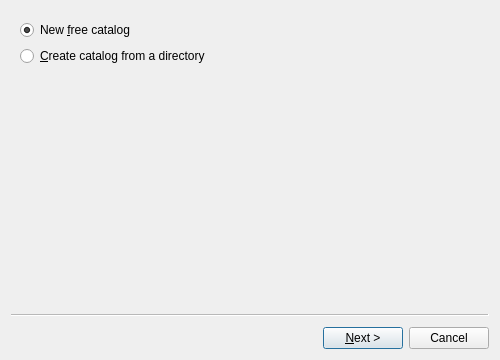
<?xml version="1.0" encoding="UTF-8"?>
<ui version="4.0">
 <class>createCatalogWizard</class>
 <widget class="QWizard" name="createCatalogWizard">
  <property name="geometry">
   <rect>
    <x>0</x>
    <y>0</y>
    <width>500</width>
    <height>360</height>
   </rect>
  </property>
  <property name="windowTitle">
   <string>Create Catalog Wizard</string>
  </property>
  <property name="windowIcon">
   <iconset resource="QtRc.qrc">
    <normaloff>:/image/images/catalog_new.png</normaloff>:/image/images/catalog_new.png</iconset>
  </property>
  <property name="locale">
   <locale language="English" country="UnitedKingdom"/>
  </property>
  <property name="options">
   <set>QWizard::DisabledBackButtonOnLastPage|QWizard::NoBackButtonOnStartPage</set>
  </property>
  <widget class="QWizardPage" name="wizardPage1">
   <layout class="QVBoxLayout" name="verticalLayout">
    <item>
     <widget class="QRadioButton" name="newRadio">
      <property name="text">
       <string>New &amp;free catalog</string>
      </property>
      <property name="checked">
       <bool>true</bool>
      </property>
     </widget>
    </item>
    <item>
     <widget class="QRadioButton" name="fillRadio">
      <property name="text">
       <string>&amp;Create catalog from a directory</string>
      </property>
     </widget>
    </item>
   </layout>
  </widget>
  <widget class="QWizardPage" name="wizardPage2">
   <layout class="QGridLayout" name="gridLayout_2">
    <item row="0" column="0" colspan="2">
     <widget class="QLabel" name="labelName">
      <property name="text">
       <string>N&amp;ame</string>
      </property>
      <property name="buddy">
       <cstring>lineName</cstring>
      </property>
     </widget>
    </item>
    <item row="0" column="2">
     <widget class="QLineEdit" name="lineName"/>
    </item>
    <item row="1" column="0" colspan="2">
     <widget class="QLabel" name="labelTags">
      <property name="text">
       <string>Ta&amp;gs</string>
      </property>
      <property name="buddy">
       <cstring>lineTags</cstring>
      </property>
     </widget>
    </item>
    <item row="1" column="2">
     <widget class="QLineEdit" name="lineTags"/>
    </item>
    <item row="2" column="0" colspan="2">
     <widget class="QLabel" name="labelDate">
      <property name="text">
       <string>&amp;Date</string>
      </property>
      <property name="buddy">
       <cstring>dateTimeEdit</cstring>
      </property>
     </widget>
    </item>
    <item row="2" column="2">
     <widget class="QDateTimeEdit" name="dateTimeEdit"/>
    </item>
    <item row="3" column="0" colspan="2">
     <widget class="QLabel" name="labelDesc">
      <property name="text">
       <string>D&amp;escription</string>
      </property>
      <property name="buddy">
       <cstring>lineDesc</cstring>
      </property>
     </widget>
    </item>
    <item row="3" column="2" rowspan="2">
     <widget class="QTextEdit" name="lineDesc"/>
    </item>
    <item row="5" column="0" colspan="3">
     <widget class="QGroupBox" name="groupBox">
      <property name="enabled">
       <bool>false</bool>
      </property>
      <layout class="QGridLayout" name="gridLayout">
       <item row="0" column="0" colspan="2">
        <widget class="QLabel" name="labelChoseDir">
         <property name="text">
          <string>&amp;Please choose a directory for cataloging</string>
         </property>
         <property name="buddy">
          <cstring>lineDirPath</cstring>
         </property>
        </widget>
       </item>
       <item row="1" column="0">
        <widget class="QLineEdit" name="lineDirPath"/>
       </item>
       <item row="1" column="1">
        <widget class="QPushButton" name="buttonChoseDir">
         <property name="text">
          <string notr="true">...</string>
         </property>
        </widget>
       </item>
      </layout>
     </widget>
    </item>
    <item row="4" column="0" colspan="2">
     <spacer name="verticalSpacer">
      <property name="orientation">
       <enum>Qt::Vertical</enum>
      </property>
      <property name="sizeHint" stdset="0">
       <size>
        <width>13</width>
        <height>58</height>
       </size>
      </property>
     </spacer>
    </item>
   </layout>
  </widget>
  <widget class="QWizardPage" name="wizardPage3">
   <layout class="QGridLayout" name="gridLayout_3">
    <item row="0" column="0">
     <widget class="QLabel" name="labelConf">
      <property name="text">
       <string>Your configuration:</string>
      </property>
     </widget>
    </item>
    <item row="1" column="0">
     <widget class="QTextEdit" name="lineConf"/>
    </item>
    <item row="2" column="0">
     <widget class="QLabel" name="labelReady">
      <property name="text">
       <string>If configuration is OK, so press the Next button.</string>
      </property>
     </widget>
    </item>
   </layout>
  </widget>
  <widget class="QWizardPage" name="wizardPage4">
   <layout class="QVBoxLayout" name="verticalLayout_2">
    <item>
     <widget class="QLabel" name="labelStat">
      <property name="text">
       <string>Operation finished.

Press Finish button.</string>
      </property>
     </widget>
    </item>
   </layout>
  </widget>
 </widget>
 <tabstops>
  <tabstop>newRadio</tabstop>
  <tabstop>fillRadio</tabstop>
  <tabstop>lineName</tabstop>
  <tabstop>lineTags</tabstop>
  <tabstop>dateTimeEdit</tabstop>
  <tabstop>lineDesc</tabstop>
  <tabstop>lineDirPath</tabstop>
  <tabstop>buttonChoseDir</tabstop>
  <tabstop>lineConf</tabstop>
 </tabstops>
 <resources>
  <include location="QtRc.qrc"/>
 </resources>
 <connections>
  <connection>
   <sender>fillRadio</sender>
   <signal>toggled(bool)</signal>
   <receiver>groupBox</receiver>
   <slot>setEnabled(bool)</slot>
   <hints>
    <hint type="sourcelabel">
     <x>244</x>
     <y>57</y>
    </hint>
    <hint type="destinationlabel">
     <x>244</x>
     <y>263</y>
    </hint>
   </hints>
  </connection>
 </connections>
</ui>
